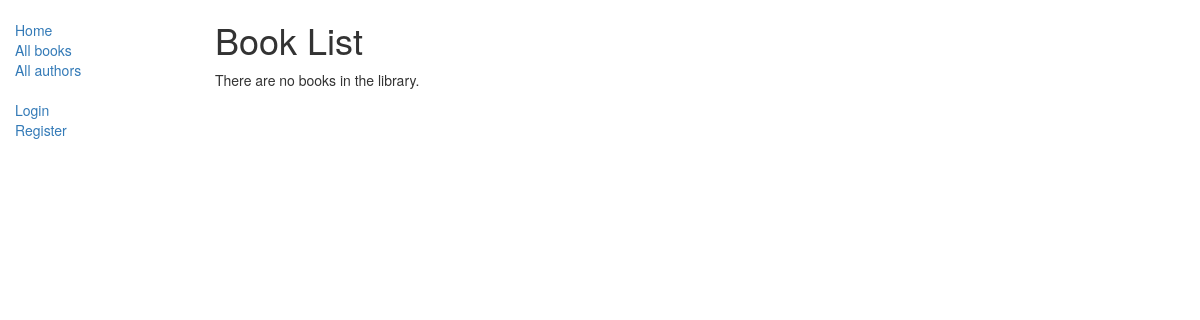
Page /catalog/books/ on the earlier database version.
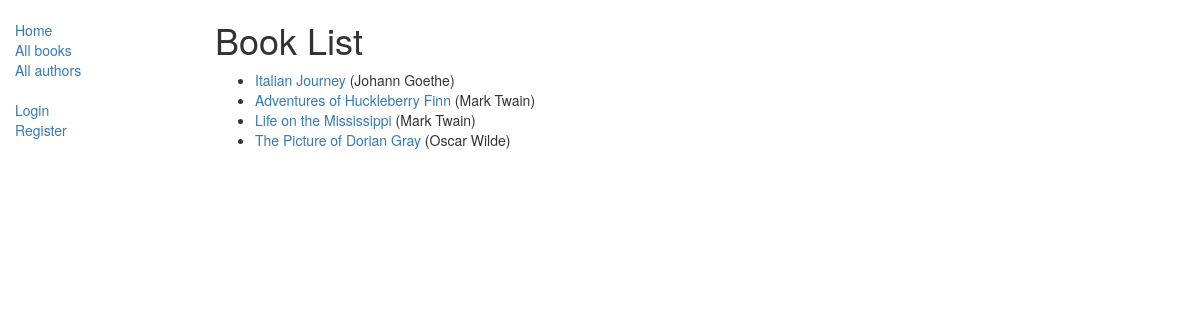
Same page on the later database version.
### catalog/models.py (models this page shows, shortened)
class Book(models.Model):
    title = models.CharField(max_length=200)
    author = models.ForeignKey('Author', on_delete=models.CASCADE, null=True)
    summary = models.TextField(max_length=1000, help_text="Enter a brief description of the book")
    isbn = models.CharField('ISBN', max_length=13,
                            help_text='13 Character <a href="https://www.isbn-international.org/content/what-isbn'
                                      '">ISBN number</a>')
    genre = models.ManyToManyField(Genre, help_text="Select a genre for this book")
    language = models.ForeignKey('Language', on_delete=models.CASCADE, null=True)
    def get_absolute_url(self):
        return reverse('book-detail', args=[str(self.id)])

class Author(models.Model):
    first_name = models.CharField(max_length=100)
    last_name = models.CharField(max_length=100)
    date_of_birth = models.DateField(null=True, blank=True)
    date_of_death = models.DateField('died', null=True, blank=True)
    class Meta:
        ordering = ['first_name', 'last_name']
    def __str__(self):
        return f'{self.first_name} {self.last_name}'

### catalog/views.py (the view)
# urls.py: path('books/', views.BookListView.as_view(), name='books'),
class BookListView(generic.ListView):
    model = Book
    paginate_by = 10

### catalog/templates/catalog/book_list.html (shortened to what this page needs)
{% extends "base_generic.html" %}
{% block content %}
    <h1>Book List</h1>
    {% if book_list %}
    <ul>
      {% for book in book_list %}
        {% include 'partials/catalog/book.html' %}
      {% endfor %}
    </ul>
    {% else %}
      <p>There are no books in the library.</p>
    {% endif %}
{% endblock %}

### catalog/templates/partials/catalog/book.html
<li>
    <a href="{{ book.get_absolute_url }}">{{ book.title }}</a> ({{book.author}})
</li>

Differences in the rows shown:
added Book: title "Italian Journey", author "Johann Goethe"
added Book: title "Adventures of Huckleberry Finn", author "Mark Twain"
added Book: title "Life on the Mississippi", author "Mark Twain"
added Book: title "The Picture of Dorian Gray", author "Oscar Wilde"
Other differences:
text no longer shown: "There are no books in the library."
